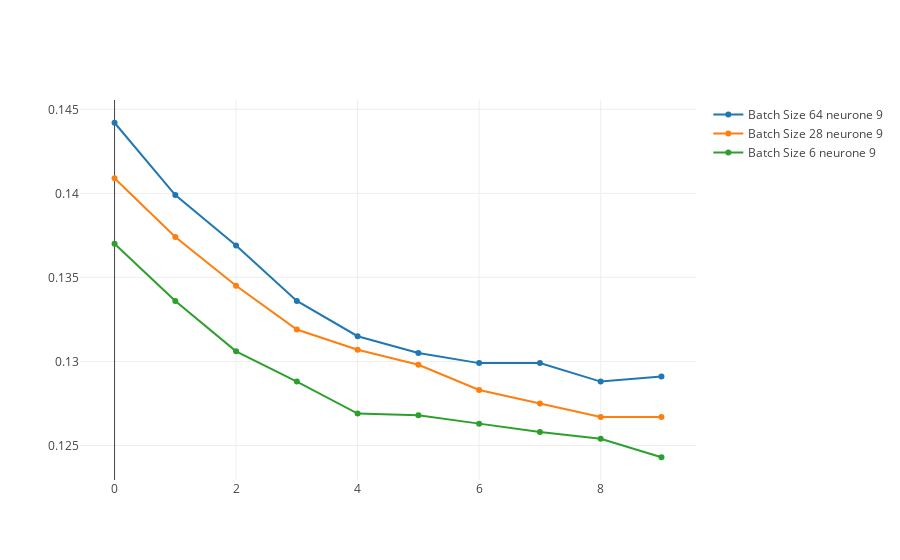

The notebook cell saved with this chart:
### Markdown cell above
# dense_1 (Dense)              (None, 18)               
# dense_2 (Dense)              (None, 9)                 
# dense_3 (Dense)              (None, 17)

### Code cell
import plotly.offline as py
py.init_notebook_mode(connected=True)
import plotly.graph_objs as go


trace1 = go.Scatter(
    y=[0.1442,0.1399,0.1369,0.1336,0.1315,0.1305,0.1299,0.1299,0.1288,0.1291],
    x=[0, 1, 2, 3, 4, 5, 6, 7, 8, 9, 10],
    name='Batch Size 64 neurone 9'
)
trace2 = go.Scatter(
    x=[0, 1, 2, 3, 4, 5, 6, 7, 8, 9, 10],
    y=[0.1409,0.1374,0.1345,0.1319,0.1307,0.1298,0.1283,0.1275,0.1267,0.1267],
    name='Batch Size 28 neurone 9'
)

trace3 = go.Scatter(
    x=[0, 1, 2, 3, 4, 5, 6, 7, 8, 9, 10],
    y=[0.1370,0.1336,0.1306,0.1288,0.1269,0.1268,0.1263,0.1258,0.1254,0.1243],
    name='Batch Size 6 neurone 9'
)
data = [trace1, trace2,trace3]
layout = go.Layout(
    title='Plot Title',
    xaxis=dict(
        title='x Axis',
        titlefont=dict(
            family='Courier New, monospace',
            size=18,
            color='#7f7f7f'
        )
    ),
    yaxis=dict(
        title='y Axis',
        titlefont=dict(
            family='Courier New, monospace',
            size=18,
            color='#7f7f7f'
        )
    )
)
fig = go.Figure(data=data, layout=layout)
py.iplot(data, filename='Evaluation Dataset Validation Loss')

### Figure 1 — Plotly figure (JSON) as saved in the notebook; plotly's stock layout.template omitted (floating-point values rounded to 4 significant figures)
{"data": [{"name": "Batch Size 64 neurone 9", "type": "scatter", "x": [0, 1, 2, 3, 4, 5, 6, 7, 8, 9, 10], "y": [0.1442, 0.1399, 0.1369, 0.1336, 0.1315, 0.1305, 0.1299, 0.1299, 0.1288, 0.1291]}, {"name": "Batch Size 28 neurone 9", "type": "scatter", "x": [0, 1, 2, 3, 4, 5, 6, 7, 8, 9, 10], "y": [0.1409, 0.1374, 0.1345, 0.1319, 0.1307, 0.1298, 0.1283, 0.1275, 0.1267, 0.1267]}, {"name": "Batch Size 6 neurone 9", "type": "scatter", "x": [0, 1, 2, 3, 4, 5, 6, 7, 8, 9, 10], "y": [0.137, 0.1336, 0.1306, 0.1288, 0.1269, 0.1268, 0.1263, 0.1258, 0.1254, 0.1243]}], "layout": {}}
